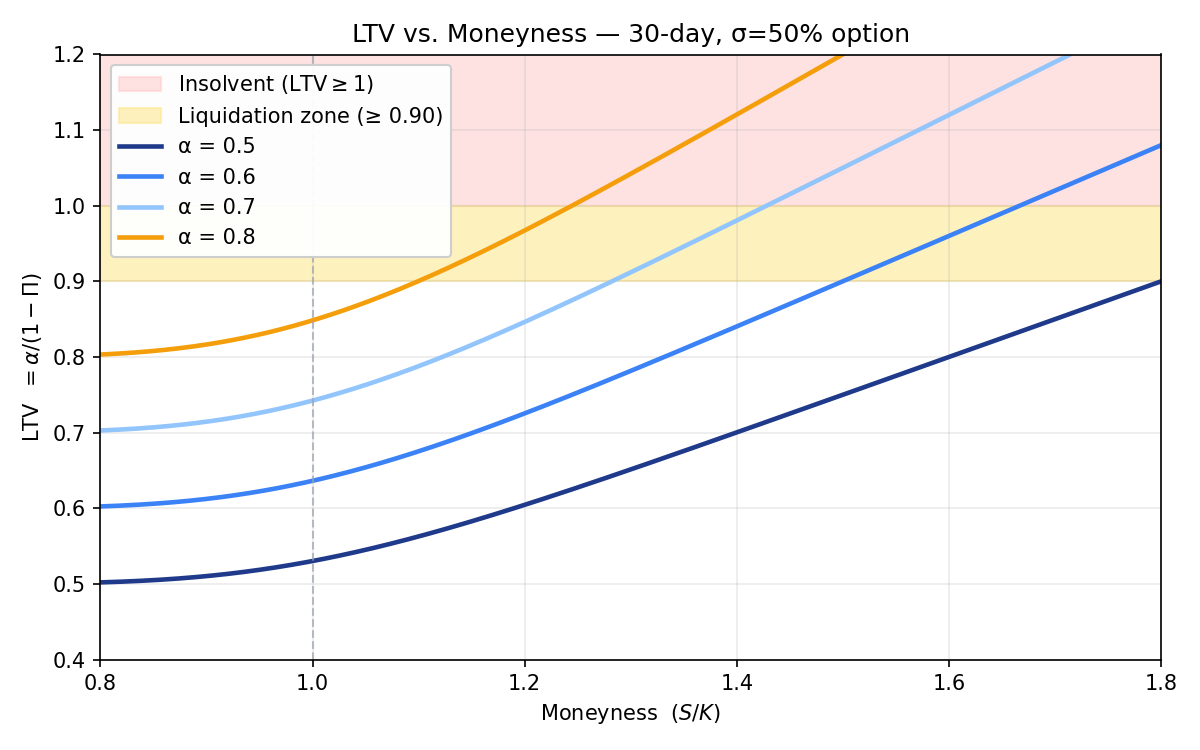

Generate this figure with Python:
"""
Loan-to-Value (LTV) of a Receipt-Token-collateralised loan, plotted against
moneyness for a single 30-day, σ=50% call option and a few representative
issuance LTVs (α).

Setup. A borrower posts the Receipt Token as collateral and draws a loan
denominated in the underlying:

    V(S) = S - C(S)             (Receipt value per unit collateral)
    L    = α · S                (loan, α set at issuance)
    LTV(S) = L / V(S) = α / (1 - Π(S))      where Π = C(S)/S.

At moneyness S/K = 1 with non-zero time value, Π is already positive, so
LTV(t=0) > α. As the option moves ITM, Π grows and LTV climbs toward (and
through) the liquidation line. The visual story: how much room each α leaves
before the call premium eats the collateral cushion.

Run:
    python ltv_curves.py
Outputs:
    ltv_curves.png  (same directory as this script)
"""

from __future__ import annotations

from pathlib import Path

import matplotlib.pyplot as plt
import numpy as np
from scipy.stats import norm


def bs_call(S: np.ndarray, K: float, r: float, sigma: float, T: float) -> np.ndarray:
    """Black-Scholes call price (no dividends)."""
    if T <= 0.0:
        return np.maximum(S - K, 0.0)
    sqrtT = np.sqrt(T)
    d1 = (np.log(S / K) + (r + 0.5 * sigma ** 2) * T) / (sigma * sqrtT)
    d2 = d1 - sigma * sqrtT
    return S * norm.cdf(d1) - K * np.exp(-r * T) * norm.cdf(d2)


def main() -> None:
    K = 100.0
    r = 0.0
    sigma = 0.50           # single 30-day, σ=50% option
    T = 30.0 / 365.0
    LIQUIDATION = 1.0      # LTV >= 1 = insolvent
    SOFT_THRESHOLD = 0.90  # typical Aave-style liquidation trigger

    S = np.linspace(80.0, 180.0, 600)
    moneyness = S / K
    premium = bs_call(S, K, r, sigma=sigma, T=T)
    pi = premium / S
    receipt_fraction = 1.0 - pi  # 1 - Π

    alphas = [0.5, 0.6, 0.7, 0.8]
    colors = ["#1f3a8a", "#3b82f6", "#93c5fd", "#f59e0b"]

    fig, ax = plt.subplots(figsize=(8.0, 5.0))

    # Danger / liquidation shading.
    ax.axhspan(LIQUIDATION, 1.4, color="#fecaca", alpha=0.55, zorder=0,
               label="Insolvent ($\\mathrm{LTV} \\geq 1$)")
    ax.axhspan(SOFT_THRESHOLD, LIQUIDATION, color="#fde68a", alpha=0.55, zorder=0,
               label=f"Liquidation zone (≥ {SOFT_THRESHOLD:.2f})")

    for alpha, color in zip(alphas, colors):
        ltv = alpha / receipt_fraction
        ax.plot(moneyness, ltv, lw=2.2, color=color, label=f"α = {alpha:.1f}")

    ax.axvline(1.0, color="#9ca3af", ls="--", lw=1, alpha=0.7)
    ax.set_xlabel("Moneyness  ($S / K$)")
    ax.set_ylabel(r"LTV  $= \alpha / (1 - \Pi)$")
    ax.set_title("LTV vs. Moneyness — 30-day, σ=50% option")
    ax.set_xlim(moneyness.min(), moneyness.max())
    ax.set_ylim(0.4, 1.2)
    ax.grid(alpha=0.25)
    ax.legend(loc="upper left", framealpha=0.95)

    out = Path(__file__).resolve().parent / "ltv_curves.png"
    fig.tight_layout()
    fig.savefig(out, dpi=150)
    print(f"wrote {out}")


if __name__ == "__main__":
    main()
